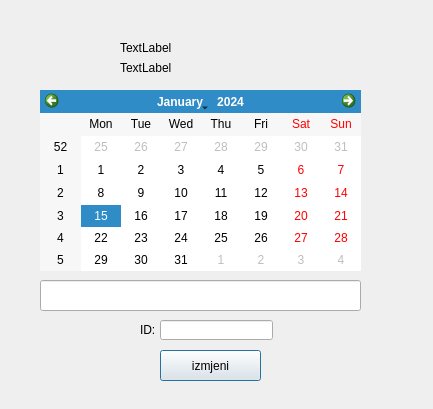
<?xml version="1.0" encoding="UTF-8"?>
<ui version="4.0">
 <class>izmjena</class>
 <widget class="QDialog" name="izmjena">
  <property name="geometry">
   <rect>
    <x>0</x>
    <y>0</y>
    <width>433</width>
    <height>409</height>
   </rect>
  </property>
  <property name="windowTitle">
   <string>Dialog</string>
  </property>
  <widget class="QLabel" name="status">
   <property name="geometry">
    <rect>
     <x>120</x>
     <y>60</y>
     <width>191</width>
     <height>16</height>
    </rect>
   </property>
   <property name="text">
    <string>TextLabel</string>
   </property>
  </widget>
  <widget class="QPushButton" name="pushButton">
   <property name="geometry">
    <rect>
     <x>160</x>
     <y>350</y>
     <width>101</width>
     <height>31</height>
    </rect>
   </property>
   <property name="text">
    <string>izmjeni</string>
   </property>
  </widget>
  <widget class="QLineEdit" name="lineEdit">
   <property name="geometry">
    <rect>
     <x>40</x>
     <y>280</y>
     <width>321</width>
     <height>31</height>
    </rect>
   </property>
  </widget>
  <widget class="QCalendarWidget" name="calendarWidget">
   <property name="geometry">
    <rect>
     <x>40</x>
     <y>90</y>
     <width>321</width>
     <height>181</height>
    </rect>
   </property>
  </widget>
  <widget class="QLabel" name="upit">
   <property name="geometry">
    <rect>
     <x>120</x>
     <y>40</y>
     <width>121</width>
     <height>16</height>
    </rect>
   </property>
   <property name="text">
    <string>TextLabel</string>
   </property>
  </widget>
  <widget class="QLineEdit" name="lineEdit_2">
   <property name="geometry">
    <rect>
     <x>160</x>
     <y>320</y>
     <width>113</width>
     <height>20</height>
    </rect>
   </property>
  </widget>
  <widget class="QLabel" name="label">
   <property name="geometry">
    <rect>
     <x>140</x>
     <y>320</y>
     <width>21</width>
     <height>20</height>
    </rect>
   </property>
   <property name="text">
    <string>ID:</string>
   </property>
  </widget>
 </widget>
 <resources/>
 <connections/>
</ui>
